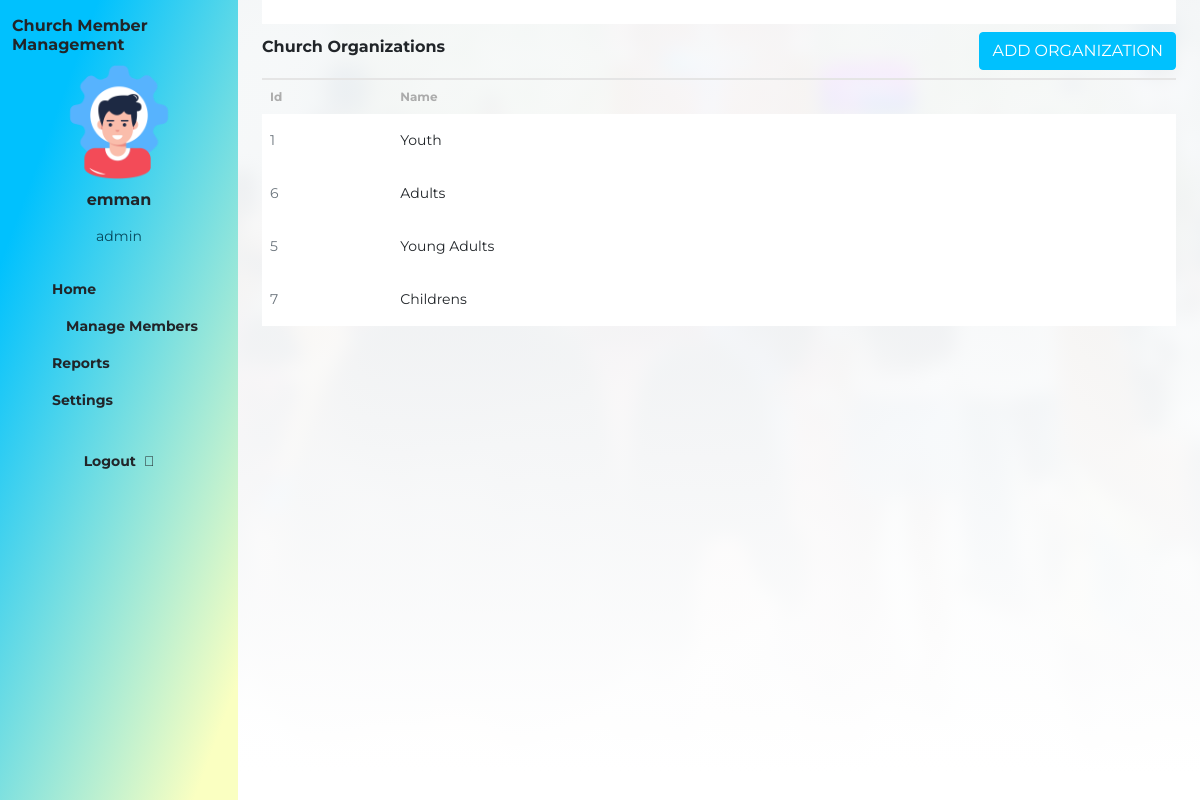
The page /contr_orgs/list_view.php (signed in) on the database its author committed.
### tables this page shows
CREATE TABLE `organizations` (
  `Id` int(11) NOT NULL,
  `Name` varchar(255) NOT NULL
);

### contr_orgs/list_view.php (the view, shortened to what this page needs)
<!DOCTYPE html>
<html lang="en">
<head>
    <link rel="stylesheet" href="../css/bootstrap.css">
    <link rel="stylesheet" href="../css/style.css">
    <link rel="stylesheet" href="https://pro.fontawesome.com/releases/v5.10.0/css/all.css"
 />
</head>
<body class="bg-content">
    <main class="dashboard d-flex">
        <?php
        include "../contr_main/sidebar.php";
        ?>
        <div class="container-fluid background_main_white px-4">
            <?php include "../contr_main/header.php"; ?>
            <div class="member-list-header d-flex justify-content-between align-items-center py-2">
                <div class="title h6 fw-bold">Church Organizations</div>
                <div class="btn-add d-flex gap-3 align-items-center">
                    <?php include 'add.php'; ?>
                </div>
            </div>
            <div class="table-responsive">
                <table class="table organizations table-borderless">
                    <thead>
                        <tr class="align-middle">
                            <th>Id</th>
                            <th>Name</th>
                        </tr>
                    </thead>
                    <tbody>
                        <?php
                        include '../conn.php';
                        $query = "SELECT * FROM organizations";
                        $result = mysqli_query($conn, $query);
                        if ($result && mysqli_num_rows($result) > 0) {
                            while ($row = mysqli_fetch_assoc($result)) {
                                ?>
                                <tr class="bg-white align-middle">
                                    <td>
                                        <span class="text-muted"><?php echo $row['Id']; ?></span>
                                    </td>
                                    <td>
                                        <?php echo $row['Name']; ?>
                                    </td>
                                    <td class="d-md-flex gap-3 mt-3">
                                        <a href="update.php?Id=<?php echo $row['Id']; ?>" title="Edit Member"><i class="far fa-pen"></i></a>
                                        <a href="remove.php?Id=<?php echo $row['Id']; ?>" title="Remove Member" class="delete-member" data-id="<?php echo $row['Id']; ?>"><i class="far fa-trash"></i></a>
                                    </td>
                                </tr>
                                <?php
                            }
                        } else {
                            echo "No records found";
                        }
                        ?>
                    </tbody>
                </table>
            </div>
        </div>
    </main>
</body>
</html>

### css/style.css (style rules this page uses)
* { font-family: 'Montserrat', sans-serif; font-style: normal; }
.background_main_white { background: linear-gradient(rgba(248, 250, 252, 0.95) 19.39%, rgba(255, 255, 255, 1) 96.69%), url('../assets/img/cover_blurred.jpeg') center/cover no-repeat; }
.bg-content { background: #F8F8F8; }
.table th { font-size: 12px; color: #ACACAC; }
table tbody { font-size: 14px; }
.table a { color: #00C1FE; }
.member-list-header { border-bottom: 2px solid #E5E5E5; }

### rows shown on the page
organizations: Id "1", Name "Youth"
organizations: Id "6", Name "Adults"
organizations: Id "5", Name "Young Adults"
organizations: Id "7", Name "Childrens"

### other values the page prints
$_SESSION['name'] "emman"
